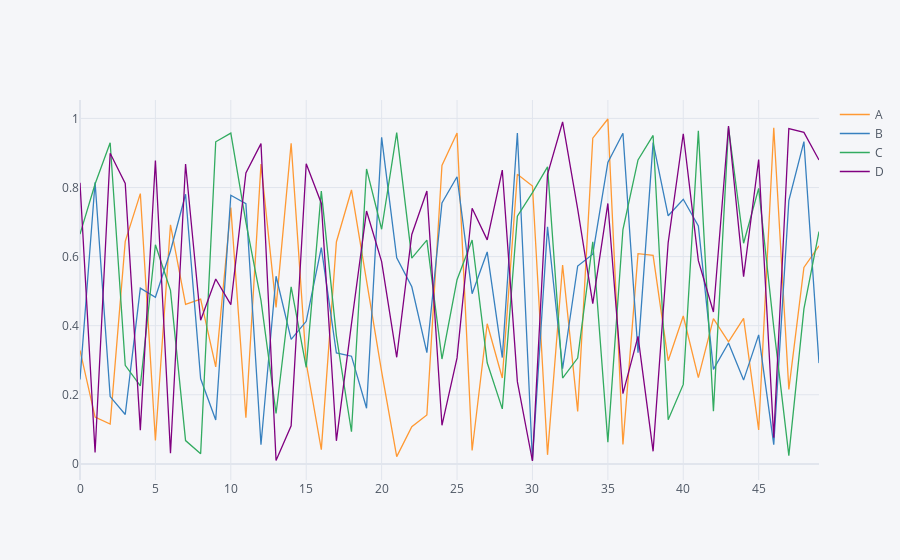

The notebook cell this image was saved under:
### Code cell
arr_1 = np.random.rand(50,4)
df_1= pd.DataFrame(arr_1,columns=['A','B','C','D'])
df_1.head()
df_1.iplot()
